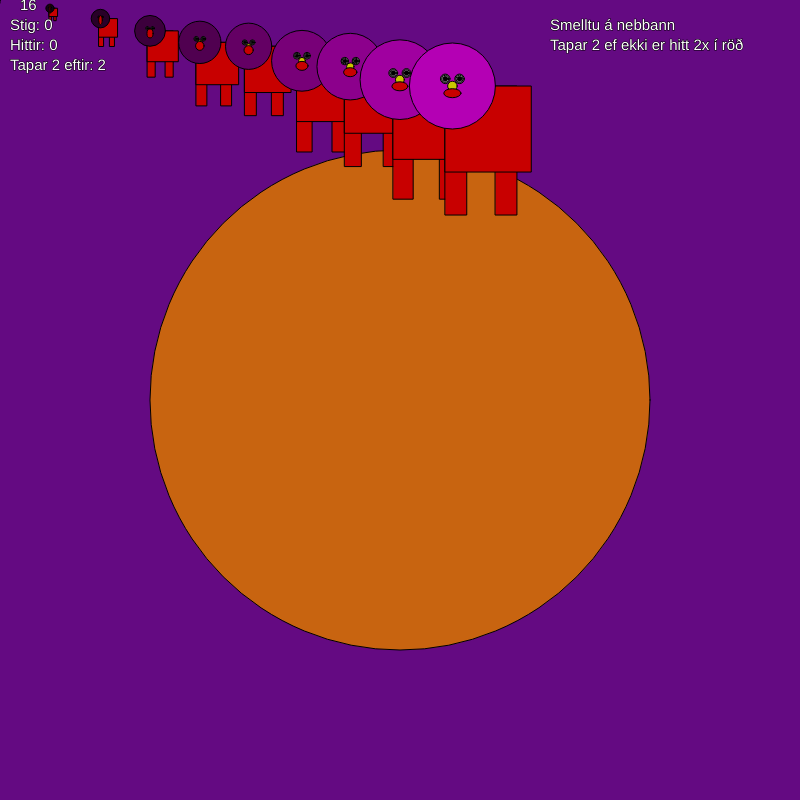
Frame 1 (no input)
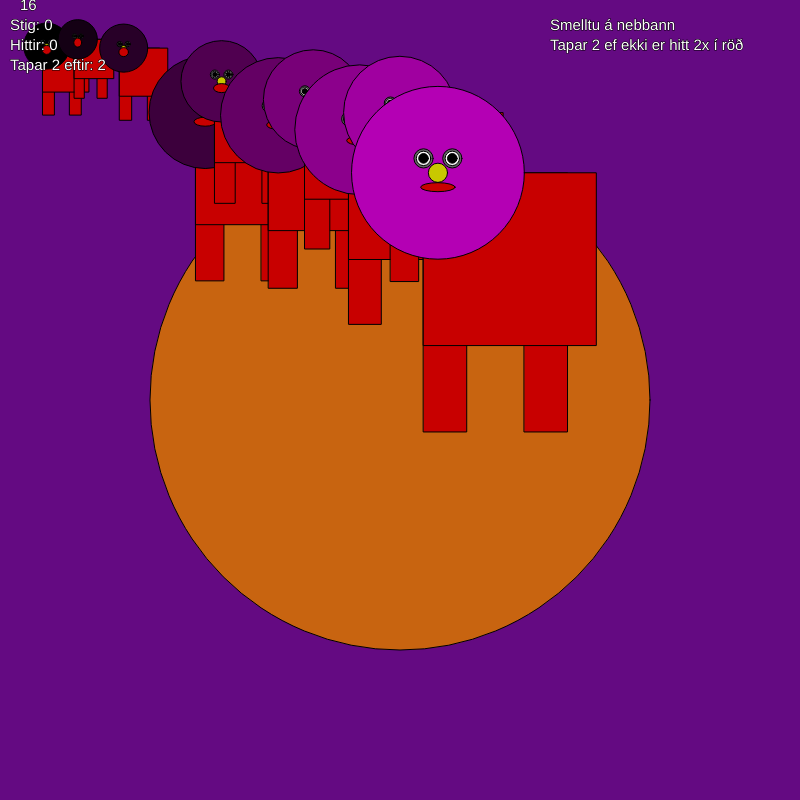
Frame 60 (no input)
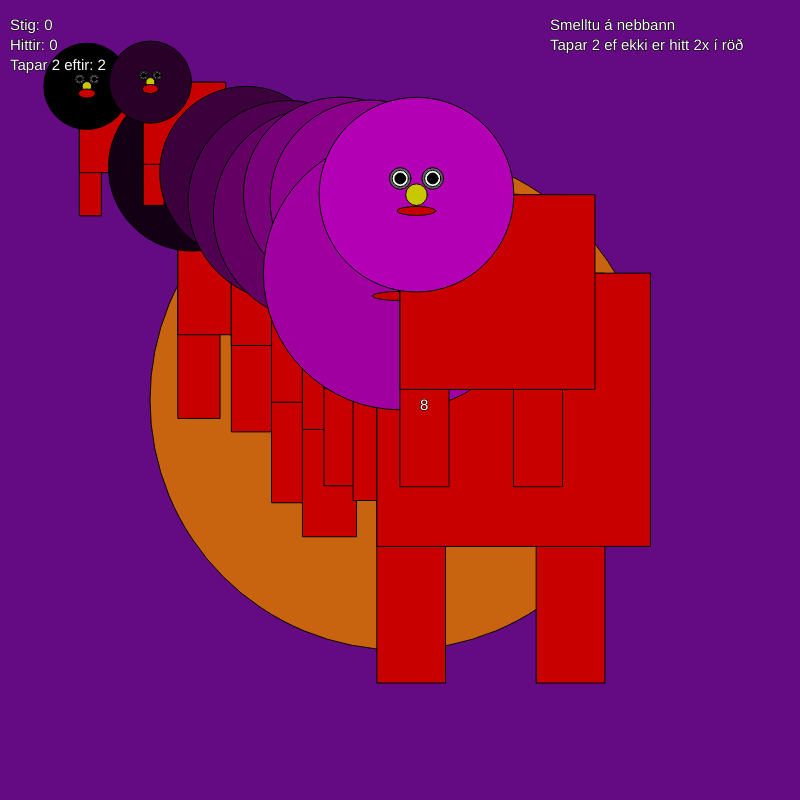
Frame 120 (the mouse pressed at the canvas centre since frame 60)

The p5.js sketch that drew these frames (run headless with seeded random() and noise() and a simulated clock; from frame 60 on, the mouse is pressed at the canvas centre):

// p5.js sketch
// ── sketch.js
//Slá niður Eggerta með því að smella á nef þeirra
//Minni Eggert gefur fleiri stig
//Tapar 2 ef ekki er hitt 2 í röð

var eggertar = []; //Listi - Array með Eggetrum
var stigateljari =0;
var hitti =0;
var nidurtalning =2;

function setup() {
  createCanvas(800, 800);
  for (var i = 0; i < 10; i++){
      eggertar[i] = new eggert(i*50,i*10,i*20,0,i*20,i*20);
  }
}

function draw() {
	background(100,10,130);
  fill(200,100,16);
  //noStroke();
	ellipse(400,400,500,500);
  // Eggertar hreyfðir og byggðir
  for (var i = 0; i < eggertar.length; i++){
    eggertar[i].faera();
    eggertar[i].byggja();
  }
  fill(255,255,255)
  textSize(15);
  text("Stig: " + stigateljari,10,30);
  text("Smelltu á nebbann",550,30);
  text("Hittir: " + hitti,10,50);
  text("Tapar 2 ef ekki er hitt 2x í röð",550,50);
  text("Tapar 2 eftir: " + nidurtalning,10,70);
  text(((800 - mouseY)/50).toFixed(0)    ,mouseX+20,mouseY+10);
}

function mouseClicked(){
  // Ef smellt er á nef Eggerts er honum eytt og teljari gefur stig eftir stærð og fjölda
  hitti =0
  for (var i = eggertar.length-1; i >= 0; i = i-1){
    if(fjarlægð(eggertar[i].x,eggertar[i].y,mouseX,mouseY) < mouseY/9){
		    eggertar.splice(i,1);
        stigateljari =  stigateljari + Number(((800 - mouseY)/50).toFixed(0));
        hitti = hitti+1;
	  }
  }
  if (hitti == 0) {
      nidurtalning = nidurtalning - 1;
  }else {
   nidurtalning = 2
  }
  //eyðir 2 Eggertum ef ekki er hitt 2 sinnum
  if(nidurtalning==0){
      eggertar.splice(eggertar.length-2,2);
      nidurtalning=2
  }
}
// Klassi fyrir breytur
class eggert{
  constructor(x,y,r,g,b) {
    this.x = x;
    this.y = y;
    this.dir = random(0,2*PI);
    this.speed = random(0,5);
    this.augnlitur = color(100,100,100);
    this.augasteinslitur = color(250,250,250);
    this.hofudlitur = color(r,g,b);
    this.neflitur = color(200,200,0);
    this.munnlitur = color(200,0,0);
  }

  //byggja Eggerta
  byggja(){
    stroke(0);
    fill(this.munnlitur);
    //fætur
    rect(this.x-this.y/12, this.y, this.y/4, 1.5*this.y);
    rect(this.x+this.y/2, this.y, this.y/4, 1.5*this.y);
    //búkur
    rect(this.x-this.y/12,this.y, this.y, this.y);
    //höfuð
    fill(this.hofudlitur);
    ellipse(this.x, this.y, this.y, this.y);
    //augu
    fill(this.augnlitur);
    ellipse(this.x-this.y/12, this.y-this.y/12, this.y/9, this.y/9);
    ellipse(this.x+this.y/12, this.y-this.y/12, this.y/9, this.y/9);
    fill(this.augasteinslitur);
    ellipse(this.x-this.y/12, this.y-this.y/12, this.y/12, this.y/12);
    ellipse(this.x+this.y/12, this.y-this.y/12, this.y/12, this.y/12);
    fill(0,0,0);
    ellipse(this.x-this.y/12, this.y-this.y/12, this.y/18, this.y/18);
    ellipse(this.x+this.y/12, this.y-this.y/12, this.y/18, this.y/18);
    //nef
    fill(this.neflitur);
    ellipse(this.x, this.y, this.y/9, this.y/9);
    textSize(30);
    //munnur
    fill(this.munnlitur);
    ellipse(this.x, this.y+this.y/12, this.y/5, 9);
    textSize(30);
  }

  // Hreyfir eggerta um skjáinn.
	faera(){
		this.x = this.x + this.speed*cos(this.dir);
		this.y = this.y + this.speed*sin(this.dir);
		this.speed = this.speed/1.05;
		if(this.speed < 0.1){
			this.dir = random(0,2*PI);
			this.speed = random(1,10);
		}
      if (fjarlægð(this.x,this.y,width/2,height/2) > 250){
        this.dir = atan((this.y - height/2)/(this.x-width/2));
        if(this.x - width/2 > 0){
        	this.dir = this.dir + PI;
        }
      }
	   }
   }
// Skilar fjarlægðinni á milli punktanna
// (x1,y1) og (x2,y2).
function fjarlægð(x1,y1,x2,y2){
  var dist = sqrt((x1 - x2)*(x1 - x2) + (y1 - y2)*(y1 - y2));
  return dist;
}
